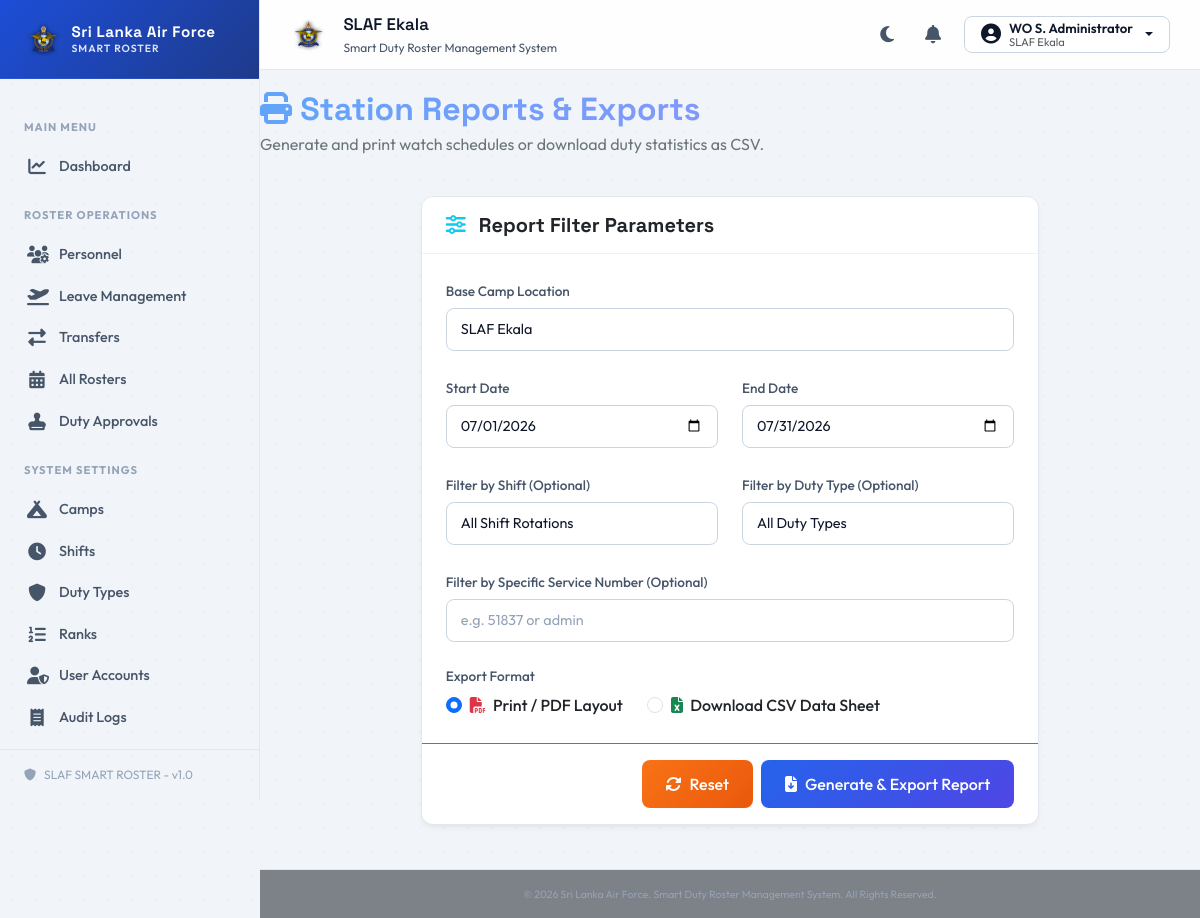
The app's page /reports (signed in) with its own data.
### tables this page shows
CREATE TABLE IF NOT EXISTS `users` (
  `user_id` INT AUTO_INCREMENT PRIMARY KEY,
  `service_number` VARCHAR(30) UNIQUE NOT NULL,
  `password_hash` VARCHAR(255) NOT NULL,
  `role_id` INT NOT NULL,
  `status` ENUM('Active', 'Suspended') DEFAULT 'Active',
  `created_at` TIMESTAMP DEFAULT CURRENT_TIMESTAMP,
  `updated_at` TIMESTAMP DEFAULT CURRENT_TIMESTAMP ON UPDATE CURRENT_TIMESTAMP,
  FOREIGN KEY (`service_number`) REFERENCES `personnel` (`service_number`) ON DELETE CASCADE ON UPDATE CASCADE,
  FOREIGN KEY (`role_id`) REFERENCES `roles` (`role_id`) ON UPDATE CASCADE,
  INDEX idx_users_role (`role_id`)
);

CREATE TABLE IF NOT EXISTS `camps` (
  `camp_id` INT AUTO_INCREMENT PRIMARY KEY,
  `camp_code` VARCHAR(50) UNIQUE NOT NULL,
  `camp_name` VARCHAR(150) NOT NULL,
  `address` TEXT NULL,
  `status` ENUM('Active', 'Inactive') DEFAULT 'Active',
  `created_at` TIMESTAMP DEFAULT CURRENT_TIMESTAMP,
  `updated_at` TIMESTAMP DEFAULT CURRENT_TIMESTAMP ON UPDATE CURRENT_TIMESTAMP,
  INDEX idx_camp_status (`status`)
);

CREATE TABLE IF NOT EXISTS `ranks` (
  `rank_id` INT AUTO_INCREMENT PRIMARY KEY,
  `rank_code` VARCHAR(50) UNIQUE NOT NULL,
  `rank_name` VARCHAR(100) NOT NULL,
  `rank_short_name` VARCHAR(20) NOT NULL,
  `display_order` INT DEFAULT 0,
  `status` ENUM('Active', 'Inactive') DEFAULT 'Active',
  `created_at` TIMESTAMP DEFAULT CURRENT_TIMESTAMP,
  `updated_at` TIMESTAMP DEFAULT CURRENT_TIMESTAMP ON UPDATE CURRENT_TIMESTAMP
);

CREATE TABLE IF NOT EXISTS `personnel` (
  `service_number` VARCHAR(30) PRIMARY KEY,
  `rank_id` INT NOT NULL,
  `initials` VARCHAR(50) NOT NULL,
  `full_name` VARCHAR(255) NOT NULL,
  `trade` VARCHAR(100) NOT NULL,
  `squadron` VARCHAR(100) NOT NULL,
  `camp_id` INT NOT NULL,
  `contact_number` VARCHAR(30) NULL,
  `email` VARCHAR(150) UNIQUE NOT NULL,
  `status` ENUM('Active', 'Inactive', 'Temporary Duty', 'Leave') DEFAULT 'Active',
  `created_at` TIMESTAMP DEFAULT CURRENT_TIMESTAMP,
  `updated_at` TIMESTAMP DEFAULT CURRENT_TIMESTAMP ON UPDATE CURRENT_TIMESTAMP,
  FOREIGN KEY (`camp_id`) REFERENCES `camps` (`camp_id`) ON UPDATE CASCADE,
  FOREIGN KEY (`rank_id`) REFERENCES `ranks` (`rank_id`) ON UPDATE CASCADE,
  INDEX idx_personnel_camp (`camp_id`),
  INDEX idx_personnel_status (`status`),
  INDEX idx_personnel_rank (`rank_id`)
);

### views/reports/index.php (the view, shortened to what the rows shown need)
<?php
include __DIR__ . '/../layout/header.php';
?>
<div class="row mb-4 align-items-center">
    <div class="col-md-12">
        <h2 class="fw-bold mb-1 gradient-text"><i class="fas fa-print"></i> Station Reports & Exports</h2>
    </div>
</div>
<?php
include __DIR__ . '/../layout/footer.php';
?>

### views/layout/header.php (shortened to what the rows shown need)
<?php
$isLoggedIn = Session::has('user_id');
$roleName = Session::get('role_name');
$fullName = Session::get('full_name');
$rankName = Session::get('rank');
$serviceNum = Session::get('service_number');
$profileName = '';
$profileCampName = '';
if ($isLoggedIn && $serviceNum) {
    try {
        $profile = User::getProfileInfo(Session::get('user_id'));
        if ($profile) {
            $initials = $profile['initials'] ?? '';
            $fName = $profile['full_name'] ?? '';
            $rankShort = $profile['rank_short_name'] ?? '';
            $nameParts = explode(' ', trim($fName));
            $lastName = end($nameParts);
            $rankPrefix = ($rankShort ?: ($rankName ?? ''));
            $profileName = ($rankPrefix ? $rankPrefix . ' ' : '') . $initials . ' ' . $lastName;
            $profileCampName = $profile['camp_name'] ?: 'No Location';
        } else {
            $profileName = ($rankName ? $rankName . ' ' : '') . $fullName;
            $profileCampName = 'SLAF Base';
        }
    } catch (Exception $e) {
        $profileName = ($rankName ? $rankName . ' ' : '') . $fullName;
        $profileCampName = 'SLAF Base';
    }
}
?>
<!DOCTYPE html>
<html lang="en">
<head>
    <link href="<?= BASE_URL ?>/views/assets/vendor/css/bootstrap.min.css" rel="stylesheet">
    <link href="<?= BASE_URL ?>/views/assets/vendor/css/all.min.css" rel="stylesheet">
    <link href="<?= BASE_URL ?>/views/assets/css/style.css?v=<?= time() ?>" rel="stylesheet">
</head>
<body>
    <?php if ($isLoggedIn):
        $campName = $profileCampName ?: 'SLAF Base';
    ?>
    <div class="app-container">
        <aside class="sidebar-custom offcanvas-lg offcanvas-start" id="sidebarMenu" tabindex="-1" aria-labelledby="sidebarMenuLabel">
            <div class="sidebar-header offcanvas-header d-flex align-items-center justify-content-between">
                <div class="d-flex align-items-center gap-2">
                    <img src="<?= BASE_URL ?>/views/assets/images/slaf_logo.png" alt="SLAF Logo" style="height: 38px; width: auto; object-fit: contain;">
                    <div class="sidebar-brand-text">
                        <div class="sidebar-brand-title">Sri Lanka Air Force</div>
                        <div class="sidebar-brand-subtitle">SMART ROSTER</div>
                    </div>
                </div>
            </div>
            <div class="offcanvas-body d-flex flex-column p-0 flex-grow-1">
                <div class="sidebar-menu">
                    <div class="sidebar-group-title">Main Menu</div>
                    <a class="sidebar-link <?= ($route ?? '') === '/dashboard' ? 'active' : '' ?>" href="<?= BASE_URL ?>/dashboard">
                        <i class="fas fa-chart-line"></i> Dashboard
                    </a>
                    <?php if ($roleName === 'Administrator' || $roleName === 'Super Admin'): ?>
                        <div class="sidebar-group-title">Roster Operations</div>
                        <a class="sidebar-link <?= ($route ?? '') === '/personnel' ? 'active' : '' ?>" href="<?= BASE_URL ?>/personnel">
                            <i class="fas fa-users-gear"></i> Personnel
                        </a>
                        <a class="sidebar-link <?= ($route ?? '') === '/leaves' ? 'active' : '' ?>" href="<?= BASE_URL ?>/leaves">
                            <i class="fas fa-plane-departure"></i> Leave Management
                        </a>
                        <a class="sidebar-link <?= in_array(($route ?? ''), ['/postings', '/transfers', '/transfers/view']) ? 'active' : '' ?>" href="<?= BASE_URL ?>/transfers">
                            <i class="fas fa-right-left"></i> Transfers
                        </a>
                        <a class="sidebar-link <?= ($route ?? '') === '/rosters' ? 'active' : '' ?>" href="<?= BASE_URL ?>/rosters">
                            <i class="fas fa-calendar-days"></i> All Rosters
                        </a>
                        <a class="sidebar-link <?= ($route ?? '') === '/rosters/approve' ? 'active' : '' ?>" href="<?= BASE_URL ?>/rosters/approve">
                            <i class="fas fa-stamp"></i> Duty Approvals
                        </a>
                        <div class="sidebar-group-title">System Settings</div>
                        <a class="sidebar-link <?= ($route ?? '') === '/camps' ? 'active' : '' ?>" href="<?= BASE_URL ?>/camps">
                            <i class="fas fa-campground"></i> Camps
                        </a>
                        <a class="sidebar-link <?= ($route ?? '') === '/shifts' ? 'active' : '' ?>" href="<?= BASE_URL ?>/shifts">
                            <i class="fas fa-clock"></i> Shifts
                        </a>
                        <a class="sidebar-link <?= ($route ?? '') === '/duty-types' ? 'active' : '' ?>" href="<?= BASE_URL ?>/duty-types">
                            <i class="fas fa-shield"></i> Duty Types
                        </a>
                        <a class="sidebar-link <?= ($route ?? '') === '/ranks' ? 'active' : '' ?>" href="<?= BASE_URL ?>/ranks">
                            <i class="fas fa-list-ol"></i> Ranks
                        </a>
                        <a class="sidebar-link <?= ($route ?? '') === '/users' ? 'active' : '' ?>" href="<?= BASE_URL ?>/users">
                            <i class="fas fa-user-shield"></i> User Accounts
                        </a>
                        <?php if ($roleName === 'Super Admin'): ?>
                            <a class="sidebar-link <?= ($route ?? '') === '/audit-logs' ? 'active' : '' ?>" href="<?= BASE_URL ?>/audit-logs">
                                <i class="fas fa-receipt"></i> Audit Logs
                            </a>
                        <?php endif; ?>
                    <?php endif; ?>
                </div>
                <div class="sidebar-footer">
                    <i class="fas fa-shield"></i> SLAF SMART ROSTER - v1.0
                </div>
            </div>
        </aside>
        <div class="main-layout">
            <header class="topbar-custom">
                <div class="d-flex align-items-center">
                    <img src="<?= BASE_URL ?>/views/assets/images/slaf_logo.png" alt="SLAF Logo" class="me-3" style="height: 36px; width: auto; object-fit: contain;">
                    <div class="topbar-title-section">
                        <div class="topbar-title d-none d-md-block"><?= htmlspecialchars($campName) ?></div>
                        <div class="topbar-subtitle d-none d-md-block">Smart Duty Roster Management System</div>
                    </div>
                </div>
                <div class="topbar-actions">
                    <button class="topbar-action-btn" id="themeToggle" title="Toggle theme">
                        <i class="fas fa-moon"></i>
                    </button>
                    <a href="<?= BASE_URL ?>/notifications" class="topbar-action-btn position-relative text-decoration-none" title="Notifications">
                        <i class="fas fa-bell"></i>
                    </a>
                    <div class="dropdown">
                        <button class="btn btn-custom btn-custom-secondary dropdown-toggle py-1 px-2 px-md-3 d-inline-flex align-items-center gap-2" type="button" id="userMenu" data-bs-toggle="dropdown" aria-expanded="false">
                            <i class="fas fa-user-circle fs-5"></i>
                            <span class="d-none d-md-inline text-start" style="line-height: 1.1; font-size: 0.825rem;">
                                <span class="d-block fw-semibold" style="color: #0f172a;"><?= htmlspecialchars($profileName ?? '') ?></span>
                                <span class="d-block text-muted" style="font-size: 0.7rem; font-weight: normal;"><?= htmlspecialchars($profileCampName ?? '') ?></span>
                            </span>
                        </button>
                    </div>
                </div>
            </header>
            <div class="main-content-container">
    <?php elseif (isset($isLoginPage) && $isLoginPage): ?>
        <div class="login-wrapper">
    <?php else: ?>
        <div class="container my-4 content-wrapper">
    <?php endif; ?>

### records on screen
users: camps.camp_name "SLAF Ekala", ranks.rank_short_name "WO S. Administrator"

### other values on screen
form field camp_id "SLAF Ekala"
